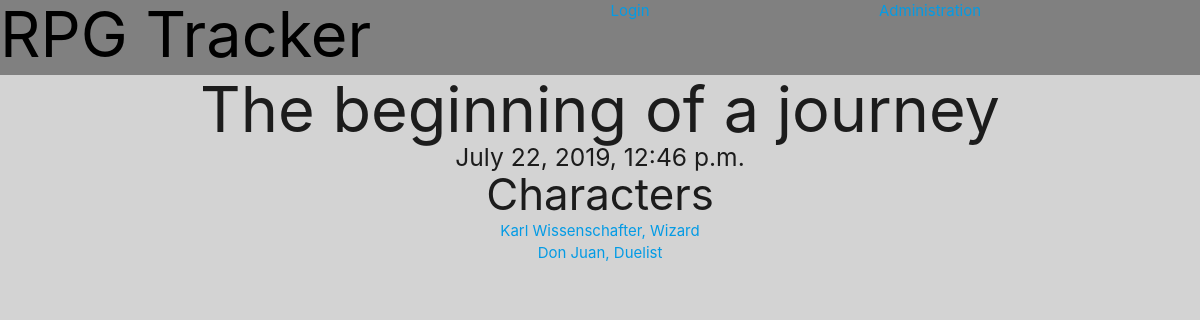
/1/, run on the app's committed database.
### history/models.py (models this page shows, shortened)
class Session(models.Model):
    title = models.CharField('Title',max_length=200)
    game_date = models.DateTimeField('Date played', default=datetime.datetime.now)
    description = models.CharField(max_length=2000)
    game_master = models.ForeignKey(Player, on_delete=models.CASCADE)
    xp_for_all = models.IntegerField('Experience for all players', default=0)
    characters = models.ManyToManyField(Character, related_name='characters')

class Character(models.Model):
    player = models.ForeignKey(Player, on_delete=models.CASCADE, verbose_name='Player')
    name = models.CharField(max_length=200)
    creation_date = models.DateTimeField('Creation date', default=datetime.datetime.now)
    story = models.CharField(default='Once upon a time...', max_length=5000)
    career_path = models.CharField(max_length=50)
    career_level = models.PositiveIntegerField(default=1)
    total_xp = models.IntegerField(default=0)
    spent_xp = models.IntegerField(default=0)

### history/views.py (the view)
# urls.py: path('<int:pk>/', views.SessionView.as_view(), name='session_detail'),
class SessionView(generic.DetailView):
    template_name = 'history/session.html'
    model = Session

### history/templates/history/session.html
{% extends "history/basic.html" %}
{% block content %}
<h1>{{ session.title }}</h1>
<h5>{{ session.game_date}}
<h3>Characters</h3>
<ul>
{% for character in session.characters.all %}
<li><a href="{% url 'history:character' character.id %}">{{character.name}}, {{character.career_path}}</li>
{% endfor%}
</ul>
{% endblock %}

### history/static/history/style.css (style rules this page uses)
* { margin: 0px !important; padding: 0px !important; }
body { text-align: center; background-color: lightgray; }

### data on the page
Session: title "The beginning of a journey", game_date "July 22, 2019, 12:46 p.m."
Character: name "Karl Wissenschafter", career_path "Wizard"
Character: name "Don Juan", career_path "Duelist"
